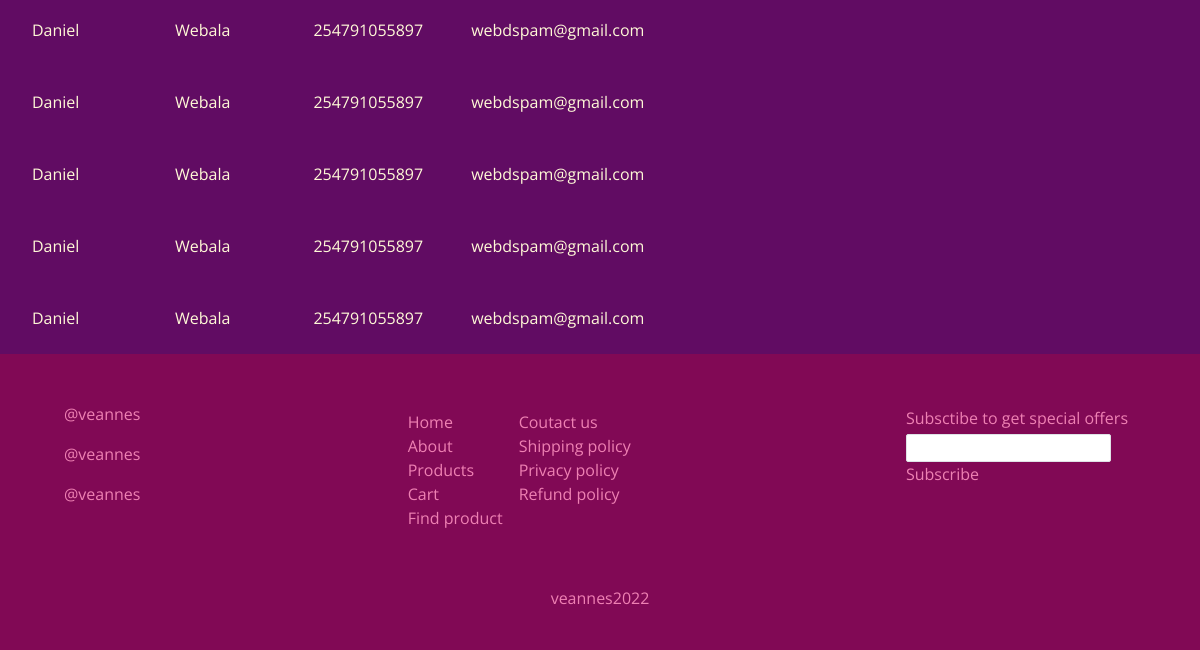
Page /dashboard/customers (signed in, lower part) on the earlier database version.
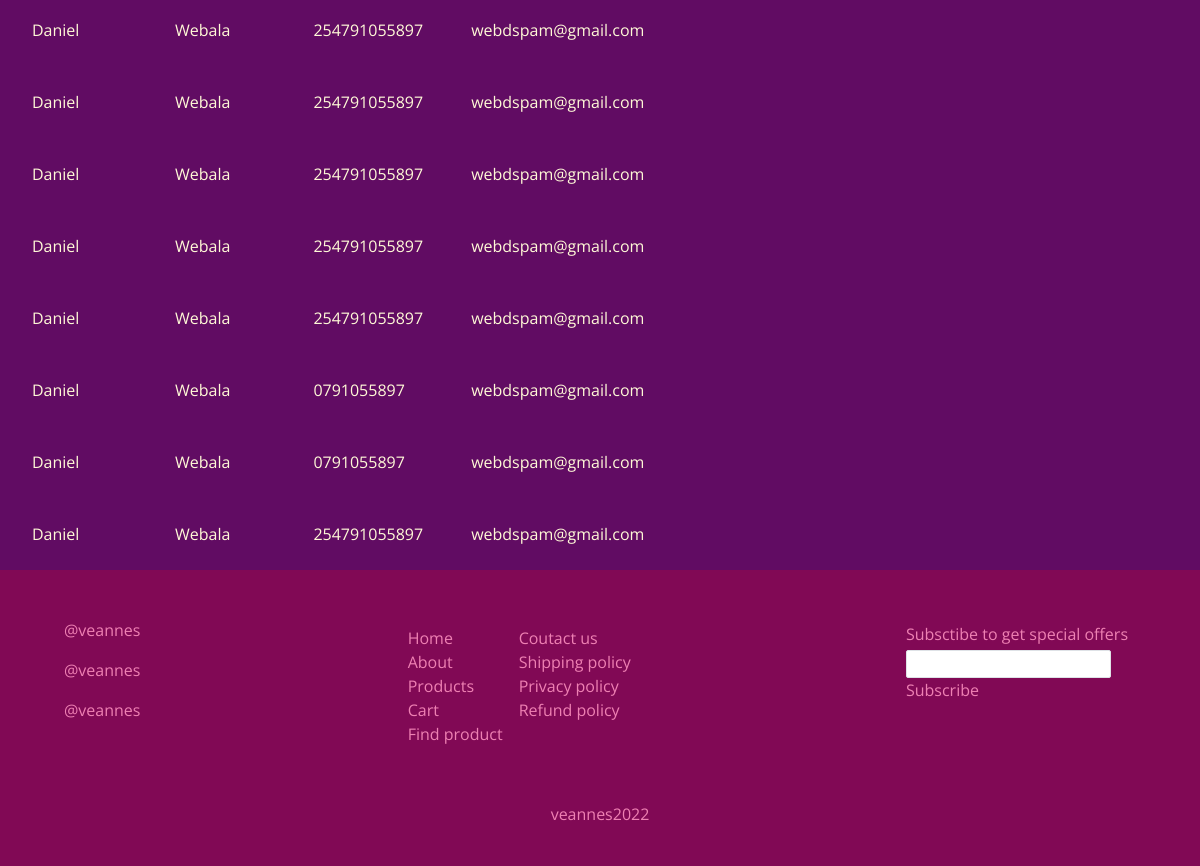
Same page on the later database version.
### shop/models.py (models this page shows, shortened)
class Customer(models.Model):
    first_name = models.CharField(max_length=20)
    last_name = models.CharField(max_length=20)
    email = models.EmailField()
    phone = models.CharField(max_length=12)

### dashboard/views.py (the view)
# urls.py: path('customers', CustomersView.as_view(), name='customers'),
class CustomersView(LoginRequiredMixin, ListView):
    model = Customer
    template_name = 'dash/customers.html'
    fields = ['first_name', 'last_name', 'phone', 'email']
    context_object_name: str = 'customers'

### dashboard/templates/dash/customers.html (shortened to what this page needs)
{% extends 'base.html' %}
{% block content %}
<div class="customers flex flex-col px-2">
    <div class="flex flex-col items-start mt-20">
        <div class="mt-20">
            <table class="table-auto">
                <tbody>
                    {% for customer in customers %}
                    <tr>
                        <td class="py-4 px-6 ">
                            {{customer.first_name}}
                        </td>
                        <td class="py-4 px-6 ">
                            {{customer.last_name}}
                        </td>
                        <td class="py-4 px-6 ">
                            {{customer.phone}}
                        </td>
                        <td class="py-4 px-6 ">
                            {{customer.email}}
                        </td>
                        <td class="py-4 px-6 ">
                        </td>
                    </tr>
                    {% endfor %}
                </tbody>
            </table>
        </div>
    </div>
</div>
{% endblock %}

Differences in the rows shown:
added Customer: first_name "Daniel", last_name "Webala", phone "0791055897", email "webdspam@gmail.com"
added Customer: first_name "Daniel", last_name "Webala", phone "0791055897", email "webdspam@gmail.com"
added Customer: first_name "Daniel", last_name "Webala", phone "254791055897", email "webdspam@gmail.com"
